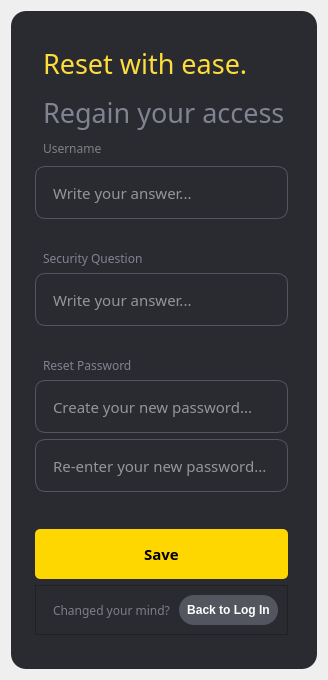
             <widget class="QWidget" name="forgetPW">
              <layout class="QGridLayout" name="gridLayout_7">
               <item row="0" column="0">
                <widget class="QFrame" name="forgetpwFrame">
                 <property name="styleSheet">
                  <string notr="true">#forgetpwFrame{
	background-color: rgb(42, 43, 48);
   	padding-left: 15px;      
   	padding-right: 20px;       
    padding-top: 25px;          
    padding-bottom: 25px;
	border-radius: 15px;      
}
#frame_5{
	background-color: rgb(42, 43, 48);
}
QLineEdit{
	height:50px;
	padding: 1px 15 px;
	background-color: rgb(42, 43, 48);
	border: 1px solid rgba(84,86,95,255);
	border-radius: 10px;
	color:rgb(255, 255, 255);
	font-family: Poppins;
    font-size:15px;
}
QLabel{
	background-color: rgb(42, 43, 48);
	padding-left:5px;
}
#FP_buttonSavePW{
	background-color: #FFD700;	
	border-radius:5px;
	height:50px;
}
#FP_secQuestionLabel, #FP_resetPassword{
	color:#808390;
	font-family: Poppins;
}
#FP_secQuestionLabel, #FP_resetPassword{
	padding-top:25px;
}
#FP_buttonLogIn{
	color:rgb(255, 255, 255);
	background-color: rgb(84, 86, 95);
	border-radius:15px;
	height:30px;
}</string>
                 </property>
                 <property name="frameShape">
                  <enum>QFrame::StyledPanel</enum>
                 </property>
                 <property name="frameShadow">
                  <enum>QFrame::Raised</enum>
                 </property>
                 <layout class="QVBoxLayout" name="verticalLayout_23">
                  <item>
                   <widget class="QLabel" name="forgetpwHeader">
                    <property name="sizePolicy">
                     <sizepolicy hsizetype="Preferred" vsizetype="Maximum">
                      <horstretch>0</horstretch>
                      <verstretch>0</verstretch>
                     </sizepolicy>
                    </property>
                    <property name="font">
                     <font>
                      <family>Poppins Medium</family>
                     </font>
                    </property>
                    <property name="text">
                     <string>&lt;html&gt;&lt;head/&gt;&lt;body&gt;&lt;p&gt;&lt;span style=&quot; font-size:20pt; color:#fedd3b;&quot;&gt;Reset with ease.&lt;/span&gt;&lt;/p&gt;&lt;p&gt;&lt;span style=&quot; font-size:20pt; color:#808390;&quot;&gt;Regain your access&lt;/span&gt;&lt;/p&gt;&lt;/body&gt;&lt;/html&gt;</string>
                    </property>
                   </widget>
                  </item>
                  <item>
                   <widget class="QLabel" name="CP_inputUsername">
                    <property name="font">
                     <font>
                      <family>Poppins</family>
                      <pointsize>9</pointsize>
                     </font>
                    </property>
                    <property name="styleSheet">
                     <string notr="true">color: rgb(127, 127, 127);</string>
                    </property>
                    <property name="text">
                     <string>Username</string>
                    </property>
                    <property name="alignment">
                     <set>Qt::AlignBottom|Qt::AlignLeading|Qt::AlignLeft</set>
                    </property>
                   </widget>
                  </item>
                  <item>
                   <widget class="QLineEdit" name="FP_inputUsername">
                    <property name="placeholderText">
                     <string>Write your answer...</string>
                    </property>
                   </widget>
                  </item>
                  <item>
                   <widget class="QLabel" name="FP_secQuestionLabel">
                    <property name="font">
                     <font>
                      <family>Poppins</family>
                      <pointsize>9</pointsize>
                     </font>
                    </property>
                    <property name="text">
                     <string>Security Question</string>
                    </property>
                   </widget>
                  </item>
                  <item>
                   <widget class="QLineEdit" name="FP_inputSecAnswer">
                    <property name="placeholderText">
                     <string>Write your answer...</string>
                    </property>
                   </widget>
                  </item>
                  <item>
                   <widget class="QLabel" name="FP_resetPassword">
                    <property name="font">
                     <font>
                      <family>Poppins</family>
                      <pointsize>9</pointsize>
                     </font>
                    </property>
                    <property name="text">
                     <string>Reset Password</string>
                    </property>
                   </widget>
                  </item>
                  <item>
                   <widget class="QLineEdit" name="FP_inputPassword1">
                    <property name="placeholderText">
                     <string>Create your new password...</string>
                    </property>
                   </widget>
                  </item>
                  <item>
                   <widget class="QLineEdit" name="FP_inputPassword2">
                    <property name="placeholderText">
                     <string>Re-enter your new password...</string>
                    </property>
                   </widget>
                  </item>
                  <item>
                   <widget class="QLabel" name="FP_errorMsg">
                    <property name="minimumSize">
                     <size>
                      <width>0</width>
                      <height>25</height>
                     </size>
                    </property>
                    <property name="maximumSize">
                     <size>
                      <width>16777215</width>
                      <height>25</height>
                     </size>
                    </property>
                    <property name="font">
                     <font>
                      <family>Poppins</family>
                      <pointsize>9</pointsize>
                     </font>
                    </property>
                    <property name="styleSheet">
                     <string notr="true">color: rgb(255, 0, 0);</string>
                    </property>
                    <property name="text">
                     <string>&lt;html&gt;&lt;head/&gt;&lt;body&gt;&lt;p align=&quot;right&quot;&gt;&lt;span style=&quot; color:#2a2b30;&quot;&gt;*Passwords don't match&lt;/span&gt;&lt;/p&gt;&lt;/body&gt;&lt;/html&gt;</string>
                    </property>
                   </widget>
                  </item>
                  <item>
                   <widget class="QPushButton" name="FP_buttonSavePW">
                    <property name="font">
                     <font>
                      <family>Montserrat</family>
                      <pointsize>11</pointsize>
                      <weight>75</weight>
                      <bold>true</bold>
                     </font>
                    </property>
                    <property name="text">
                     <string>Save</string>
                    </property>
                   </widget>
                  </item>
                  <item>
                   <widget class="QFrame" name="frame_10">
                    <property name="sizePolicy">
                     <sizepolicy hsizetype="Preferred" vsizetype="Maximum">
                      <horstretch>0</horstretch>
                      <verstretch>0</verstretch>
                     </sizepolicy>
                    </property>
                    <property name="styleSheet">
                     <string notr="true">background-color: rgb(42, 43, 48);</string>
                    </property>
                    <property name="frameShape">
                     <enum>QFrame::StyledPanel</enum>
                    </property>
                    <property name="frameShadow">
                     <enum>QFrame::Raised</enum>
                    </property>
                    <layout class="QHBoxLayout" name="horizontalLayout_35">
                     <item>
                      <widget class="QLabel" name="label">
                       <property name="font">
                        <font>
                         <family>Poppins</family>
                         <pointsize>9</pointsize>
                        </font>
                       </property>
                       <property name="styleSheet">
                        <string notr="true">color: rgb(124, 126, 135);</string>
                       </property>
                       <property name="text">
                        <string>Changed your mind?</string>
                       </property>
                      </widget>
                     </item>
                     <item>
                      <widget class="QPushButton" name="FP_buttonLogIn">
                       <property name="font">
                        <font>
                         <family>Segoe UI</family>
                         <pointsize>9</pointsize>
                         <weight>75</weight>
                         <bold>true</bold>
                        </font>
                       </property>
                       <property name="cursor">
                        <cursorShape>PointingHandCursor</cursorShape>
                       </property>
                       <property name="styleSheet">
                        <string notr="true">color:rgb(255, 255, 255);
background-color: rgb(84, 86, 95);
border-radius:15px;
height:30px;</string>
                       </property>
                       <property name="text">
                        <string>Back to Log In</string>
                       </property>
                      </widget>
                     </item>
                    </layout>
                   </widget>
                  </item>
                 </layout>
                </widget>
               </item>
              </layout>
             </widget>
